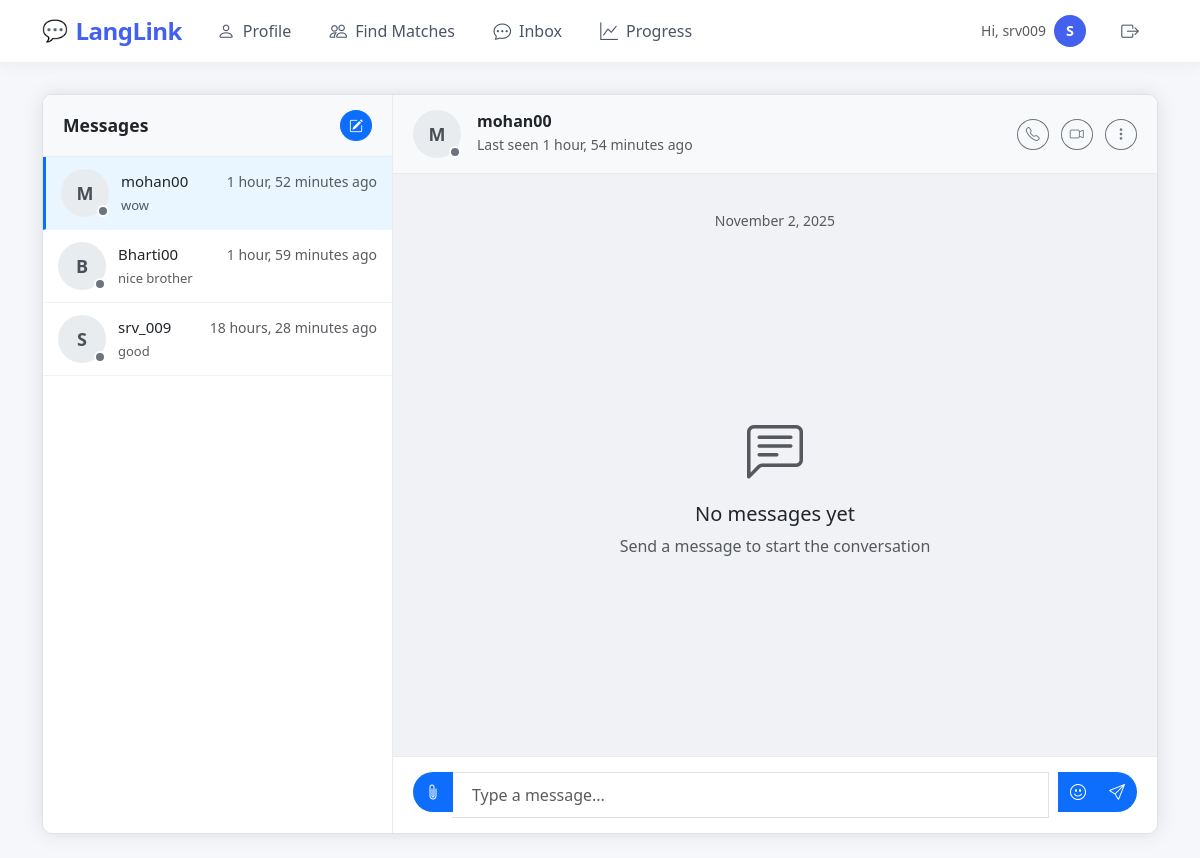
Page /chat/ (signed in) on the committed database.
### main/models.py (models this page shows, shortened)
class Profile(models.Model):
    LANGUAGES = [
        ('en', 'English'),
        ('es', 'Spanish'),
        ('fr', 'French'),
        ('de', 'German'),
        ('it', 'Italian'),
        ('pt', 'Portuguese'),
        ('ru', 'Russian'),
        ('zh', 'Chinese'),
        ('ja', 'Japanese'),
        ('ko', 'Korean'),
        ('hi', 'Hindi'),
    ]
    user = models.OneToOneField(User, on_delete=models.CASCADE)
    native_language = models.CharField(max_length=2, choices=LANGUAGES)
    learning_language = models.CharField(max_length=2, choices=LANGUAGES)
    bio = models.TextField(max_length=500, blank=True)
    profile_picture = models.ImageField(upload_to=user_profile_picture_path, null=True, blank=True)
    created_at = models.DateTimeField(auto_now_add=True)
    updated_at = models.DateTimeField(auto_now=True)
    is_online = models.BooleanField(default=False)
    last_seen = models.DateTimeField(default=timezone.now)

class ChatRoom(models.Model):
    name = models.CharField(max_length=255, unique=True)
    participants = models.ManyToManyField(User, related_name='chat_rooms')
    created_at = models.DateTimeField(auto_now_add=True)
    last_updated = models.DateTimeField(auto_now=True)
    def get_other_participant(self, user):
        return self.participants.exclude(id=user.id).first()

class Message(models.Model):
    room = models.ForeignKey('ChatRoom', related_name='messages', null=True, blank=True, on_delete=models.CASCADE)
    sender = models.ForeignKey(User, related_name='sent_messages', on_delete=models.CASCADE)
    receiver = models.ForeignKey(User, related_name='received_messages', null=True, blank=True, on_delete=models.SET_NULL)
    content = models.TextField()
    timestamp = models.DateTimeField(auto_now_add=True)
    is_read = models.BooleanField(default=False)
    class Meta:
        ordering = ['timestamp']

### main/views_chat.py (the view)
# urls.py: path('chat/', chat_room, name='chat_home'),
@login_required
def chat_room(request, room_name=None, user_id=None):
    user = request.user
    if room_name:
        chat_room = get_object_or_404(ChatRoom, name=room_name, participants=user)
    elif user_id:
        other_user = get_object_or_404(User, id=user_id)
        chat_room = ChatRoom.objects.filter(participants=user).filter(participants=other_user).first()
        if not chat_room:
            chat_room = ChatRoom.objects.create(name=f"chat_{user.id}_{other_user.id}")
            chat_room.participants.add(user, other_user)
    else:
        chat_room = ChatRoom.objects.filter(participants=user).order_by('-last_updated').first()
    if not chat_room:
        return redirect('main:matches')  # or wherever you want to redirect if no chat exists
        if not chat_room:
            return redirect('matches')  # Redirect to matches if no chat exists
    messages = chat_room.messages.all().order_by('timestamp')
    chat_room.messages.filter(sender__in=chat_room.participants.exclude(id=user.id)).update(is_read=True)
    other_participant = chat_room.get_other_participant(user)
    chat_rooms = ChatRoom.objects.filter(participants=user).order_by('-last_updated')
    return render(request, 'chat/room.html', {
        'room_name': chat_room.name,
        'chat_room': chat_room,  # <-- THIS LINE IS ADDED
        'other_participant': other_participant,
        'chat_messages': messages,
        'chat_rooms': chat_rooms,
        'form': MessageForm(),
    })

### templates/chat/room.html (shortened to what this page needs)
{% extends 'chat/base_chat.html' %}

### templates/chat/base_chat.html (shortened to what this page needs)
{% extends 'base.html' %}
{% load static %}
{% block extra_css %}
<link rel="stylesheet" href="{% static 'css/chat.css' %}">
{% endblock %}
{% block content %}
<div class="chat-container" data-user-id="{% if request.user.is_authenticated %}{{ request.user.id }}{% endif %}">
    <div class="chat-sidebar">
        <div class="chat-header">
            <h5 class="m-0">Messages</h5>
            <button type="button" class="btn btn-sm btn-primary rounded-circle" data-bs-toggle="modal" data-bs-target="#newChatModal" title="New Chat">
                <i class="bi bi-pencil-square"></i>
            </button>
        </div>
        <div class="chat-list">
            {% for room in chat_rooms %}
                {% for participant in room.participants.all %}
                    {% if participant != request.user %}
                    <a href="{% url 'main:chat_room' room_name=room.name %}"
                       class="chat-list-item {% if room.name == room_name %}active{% endif %}">
                        <div class="chat-avatar">
                            {% if participant.profile.profile_picture %}
                                <img src="{{ participant.profile.profile_picture.url }}" alt="{{ participant.username }}">
                            {% else %}
                                <div class="avatar-initials">
                                    {{ participant.first_name|first|default:participant.username|first|upper }}
                                </div>
                            {% endif %}
                            <span class="online-status {% if participant.profile.is_online %}online{% else %}offline{% endif %}"></span>
                        </div>
                        <div class="chat-info">
                            <div class="d-flex justify-content-between align-items-center">
                                <h6 class="mb-0">{{ participant.get_full_name|default:participant.username }}</h6>
                                <small class="text-muted">{{ room.last_updated|timesince }} ago</small>
                            </div>
                            <p class="text-muted mb-0 text-truncate">
                                {% with last_message=room.messages.last %}
                                    {% if last_message %}
                                        {{ last_message.content|truncatechars:30 }}
                                    {% else %}
                                        No messages yet
                                    {% endif %}
                                {% endwith %}
                            </p>
                        </div>
                    </a>
                    {% endif %}
                {% endfor %}
            {% endfor %}
        </div>
    </div>
    <div class="chat-main {% if not other_participant %}d-none d-md-flex{% endif %}" id="chatMain">
        {% if other_participant %}
            <div class="chat-header">
                <div class="d-flex align-items-center">
                    <div class="chat-avatar me-3">
                        {% if other_participant.profile.profile_picture %}
                            <img src="{{ other_participant.profile.profile_picture.url }}" alt="{{ other_participant.username }}">
                        {% else %}
                            <div class="avatar-initials">
                                {{ other_participant.first_name|first|default:other_participant.username|first|upper }}
                            </div>
                        {% endif %}
                        <span class="online-status {% if other_participant.profile.is_online %}online{% else %}offline{% endif %}"></span>
                    </div>
                    <div>
                        <h6 class="mb-0 fw-bold">{{ other_participant.get_full_name|default:other_participant.username }}</h6>
                        <small class="text-muted">
                            {% if other_participant.profile.is_online %}
                                <span class="text-success">•</span> Online
                            {% else %}
                                Last seen {{ other_participant.profile.last_seen|timesince }} ago
                            {% endif %}
                        </small>
                    </div>
                </div>
                <div class="chat-actions">
                    <button type="button" class="btn btn-sm btn-outline-secondary rounded-circle me-2" title="Voice Call">
                        <i class="bi bi-telephone"></i>
                    </button>
                    <button type="button" class="btn btn-sm btn-outline-secondary rounded-circle me-2" title="Video Call">
                        <i class="bi bi-camera-video"></i>
                    </button>
                    <div class="dropdown d-inline-block">
                        <button class="btn btn-sm btn-outline-secondary rounded-circle" type="button" id="chatMenu" data-bs-toggle="dropdown" aria-expanded="false" title="More options">
                            <i class="bi bi-three-dots-vertical"></i>
                        </button>
                    </div>
                </div>
            </div>
            <div class="chat-messages" id="chatMessages">
                <div class="text-center text-muted small my-3">
                    {% now "F j, Y" %}
                </div>
                {% for message in messages %}
                    {% ifchanged message.timestamp.date %}
                        <div class="text-center text-muted small my-3">
                            {{ message.timestamp|date:"F j, Y" }}
                        </div>
                    {% endifchanged %}
                    <div class="message {% if message.sender == request.user %}message-sent{% else %}message-received{% endif %}">
                        <div class="message-content">
                            {{ message.content|linebreaksbr }}
                        </div>
                        <div class="message-time">
                            {{ message.timestamp|time:"g:i A" }}
                            {% if message.sender == request.user %}
                                {% if message.is_read %}
                                    <i class="bi bi-check2-all text-primary ms-1"></i>
                                {% else %}
                                    <i class="bi bi-check2 ms-1"></i>
                                {% endif %}
                            {% endif %}
                        </div>
                    </div>
                {% empty %}
                    <div class="d-flex flex-column align-items-center justify-content-center h-100">
                        <div class="text-center p-4">
                            <div class="mb-3">
                                <i class="bi bi-chat-left-text display-4 text-muted"></i>
                            </div>
                            <h5>No messages yet</h5>
                            <p class="text-muted">Send a message to start the conversation</p>
                        </div>
                    </div>
                {% endfor %}
            </div>
            <form class="chat-input" id="messageForm">
                <div class="input-group">
                    <button type="button" class="btn btn-outline-secondary border-end-0" title="Attach file">
                        <i class="bi bi-paperclip"></i>
                    </button>
                    <input type="text"
                           name="message"
                           class="form-control border-start-0"
                           placeholder="Type a message..."
                           autocomplete="off"
                           required>
                    <button type="button" class="btn btn-outline-secondary border-end-0" title="Emoji">
                        <i class="bi bi-emoji-smile"></i>
                    </button>
                    <button type="submit" class="btn btn-primary" title="Send">
                        <i class="bi bi-send"></i>
                    </button>
                </div>
            </form>
        {% endif %}
    </div>
</div>
{% endblock %}

### templates/base.html (shortened to what this page needs)
<!DOCTYPE html>
<html lang="en">
<head>
    <link href="https://cdn.jsdelivr.net/npm/bootstrap@5.3.0/dist/css/bootstrap.min.css" rel="stylesheet">
    <link rel="stylesheet" href="https://cdn.jsdelivr.net/npm/bootstrap-icons@1.10.0/font/bootstrap-icons.css">
    {% block extra_css %}{% endblock %}
</head>
<body>
    <nav class="navbar navbar-expand-lg fixed-top">
        <div class="container">
            <a class="navbar-brand" href="{% url 'main:home' %}">LangLink</a>
            <div class="collapse navbar-collapse" id="navbarNav">
                {% if user.is_authenticated %}
                <ul class="navbar-nav me-auto">
                    <li class="nav-item">
                        <a class="nav-link {% if request.resolver_match.url_name == 'profile' %}active{% endif %}" href="{% url 'main:profile' %}">
                            <i class="bi bi-person"></i> Profile
                        </a>
                    </li>
                    <li class="nav-item">
                        <a class="nav-link {% if request.resolver_match.url_name == 'matches' %}active{% endif %}" href="{% url 'main:matches' %}">
                            <i class="bi bi-people"></i> Find Matches
                        </a>
                    </li>
                    <li class="nav-item">
                        <a class="nav-link position-relative {% if request.resolver_match.url_name == 'inbox' or request.resolver_match.url_name == 'chat' %}active{% endif %}" href="{% url 'main:inbox' %}">
                            <i class="bi bi-chat-dots"></i> Inbox
                        </a>
                    </li>
                    <li class="nav-item">
                        <a class="nav-link {% if request.resolver_match.url_name == 'progress_dashboard' %}active{% endif %}" href="{% url 'main:progress_dashboard' %}">
                            <i class="bi bi-graph-up"></i> Progress
                        </a>
                    </li>
                </ul>
                <ul class="navbar-nav">
                    <li class="nav-item d-flex align-items-center">
                        <div class="d-flex align-items-center me-3">
                            <span class="me-2 text-muted small d-none d-md-inline">Hi, {{ user.username }}</span>
                            <div class="user-avatar-small" style="width: 32px; height: 32px; background: var(--primary-color); color: white; border-radius: 50%; display: flex; align-items: center; justify-content: center; font-weight: 600; font-size: 0.9rem;">
                                {{ user.username|slice:":1"|upper }}
                            </div>
                        </div>
                        <a class="nav-link text-danger" href="{% url 'logout' %}" title="Logout">
                            <i class="bi bi-box-arrow-right"></i>
                        </a>
                    </li>
                </ul>
                {% endif %}
            </div>
        </div>
    </nav>
    <main class="container py-4">
        {% block content %}
        {% endblock %}
    </main>
</body>
</html>

### rows in the picture
ChatRoom: last_updated "1 hour, 52 minutes"
Message: content "wow"
ChatRoom: last_updated "1 hour, 59 minutes"
Message: content "nice brother"
ChatRoom: last_updated "18 hours, 28 minutes"
Message: content "good"

### other values in the picture
{{ user.username }} "srv009"
{{ user.username|slice:":1"|upper }} "S"
{{ participant.first_name|first|default:participant.username|first|upper }} "M"
{{ participant.get_full_name|default:participant.username }} "mohan00"
{{ participant.first_name|first|default:participant.username|first|upper }} "B"
{{ participant.get_full_name|default:participant.username }} "Bharti00"
{{ participant.first_name|first|default:participant.username|first|upper }} "S"
{{ participant.get_full_name|default:participant.username }} "srv_009"
{{ other_participant.get_full_name|default:other_participant.username }} "mohan00"
{{ other_participant.profile.last_seen|timesince }} "1 hour, 54 minutes"
